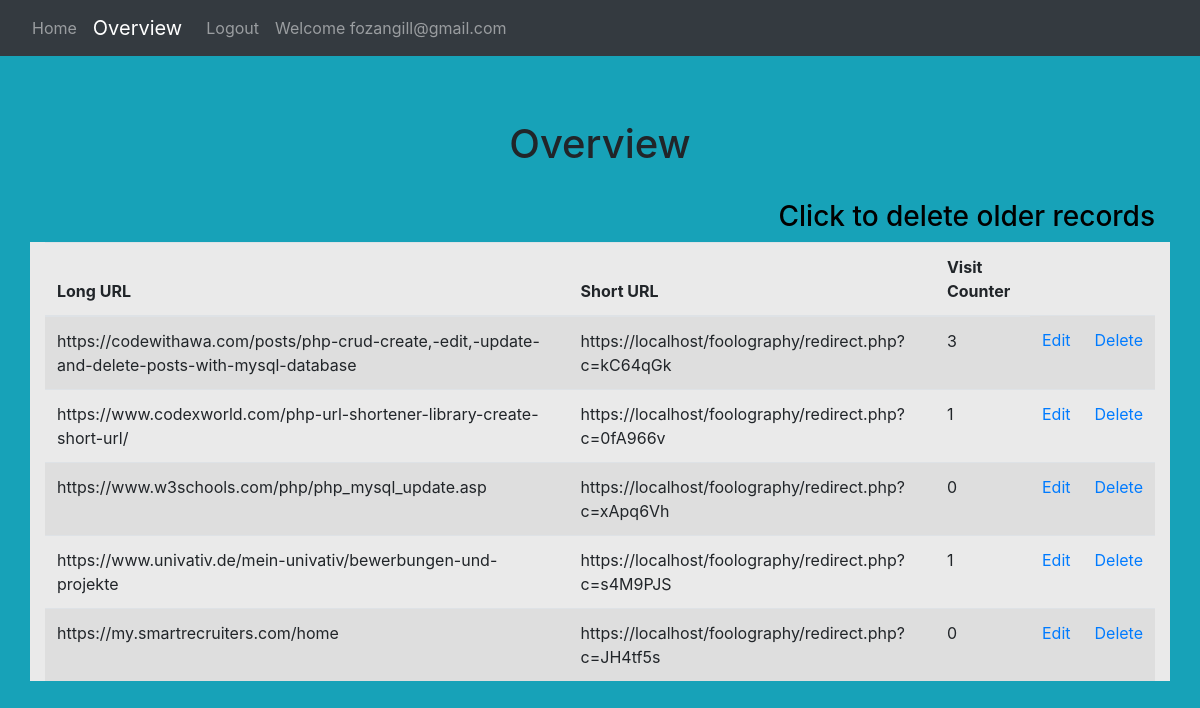
Screenshot of /overview.php (signed in) with the database file from the repository.
### tables this page shows
CREATE TABLE `short_urls` (
  `id` int(11) NOT NULL,
  `user_id` int(11) DEFAULT NULL,
  `long_url` varchar(100) NOT NULL,
  `short_code` varchar(100) NOT NULL,
  `hits` int(11) NOT NULL,
  `created` datetime NOT NULL
);

### overview.php (the view, shortened to what this page needs)
<?php
include('dbConfig.php');
if(isset($_SESSION['email']))
{
	$email = $_SESSION['email'];
	$sql = "SELECT id FROM users where email = '$email'";
$query = @mysqli_query($conn,$sql);
$row = mysqli_fetch_assoc($query);
$user_id = $row['id'];
?>
<!DOCTYPE html>
<html lang="en">
<head>
  <link rel="stylesheet" href="https://maxcdn.bootstrapcdn.com/bootstrap/4.5.2/css/bootstrap.min.css">
</head>
<body  style="background-color: #17a2b8;">
	<div class="row">
		<div class="col-md-12">
	<nav class="navbar navbar-expand-sm bg-dark navbar-dark fixed-top">
				  <a class="nav-link" href="index.php" style="color: rgba(255,255,255,.5);">Home</a>
				  <ul class="navbar-nav">
				    <li class="nav-item">
				      <a class="navbar-brand" href="overview.php">Overview</a>
				    </li>
				    <li class="nav-item">
		              <a class="nav-link" href="logout.php?logout">Logout</a>
		            </li>
		            <li class="nav-item" >
		              <a class="nav-link" href="">Welcome <?php echo $email;?></a>
		            </li>
				  </ul>
				</nav>
			</div>
		</div>
	<div class="container" style="margin-top: 10%;">
		<h1 align="center">Overview</h1><br>
	<h3 align="right"><a href="old_delete.php" style="color: black;">Click to delete older records</a></h3>
	</div>
	<div class="container" style="background-color: #EAEAEA;">
<table class="table table-striped">
	 <thead>
      <tr>
        <th>Long URL</th>
        <th>Short URL</th>
        <th>Visit Counter</th>
      </tr>
    </thead>
    <tbody>
<?php
$sql = "SELECT * FROM short_urls where user_id = $user_id";
$query = @mysqli_query($conn,$sql);
            echo "<tr>";
 while ($row = @mysqli_fetch_array($query)){
    echo "<td>" .$row['long_url'] . "</td>";
    echo "<td>" .'https://localhost/foolography/redirect.php?c='.$row['short_code'] . "</td>";
    echo "<td>" .$row['hits'] . "</td>";
    ?>
    <td><a href="edit.php?id=<?php echo $row['id']; ?>">Edit</a></td>
    <td><a href="delete.php?id=<?php echo $row['id']; ?>">Delete</a></td>
<?php
    echo "</tr>";
  }
?>
 </tbody>
  </table>
</div>
</body>
</html>
<?php
}
?>

### rows the page displays
short_urls: long_url "https://codewithawa.com/posts/php-crud-create,-edit,-update-and-delete-posts-with-mysql-database", short_code "kC64qGk", hits "3"
short_urls: long_url "https://www.codexworld.com/php-url-shortener-library-create-short-url/", short_code "0fA966v", hits "1"
short_urls: long_url "https://www.w3schools.com/php/php_mysql_update.asp", short_code "xApq6Vh", hits "0"
short_urls: long_url "https://www.univativ.de/mein-univativ/bewerbungen-und-projekte", short_code "s4M9PJS", hits "1"
short_urls: long_url "https://my.smartrecruiters.com/home", short_code "JH4tf5s", hits "0"

### other values shown
$email "fozangill@gmail.com"
